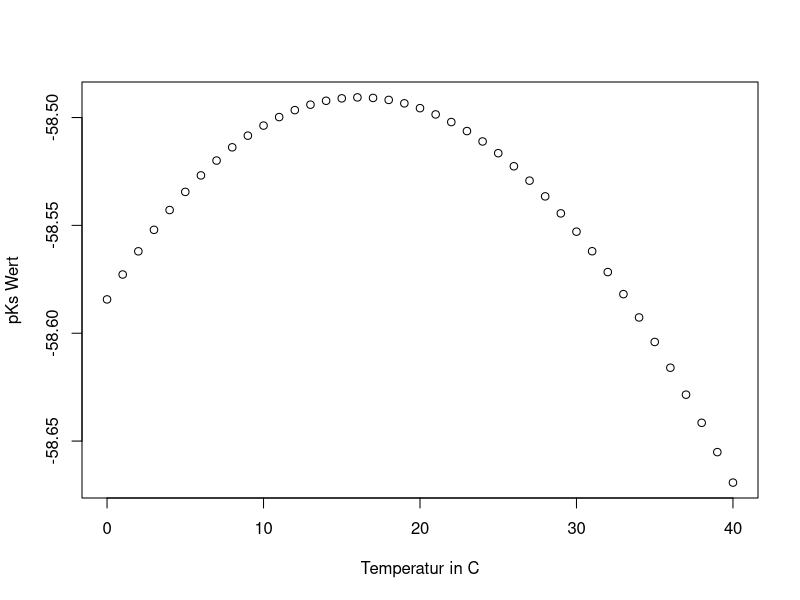
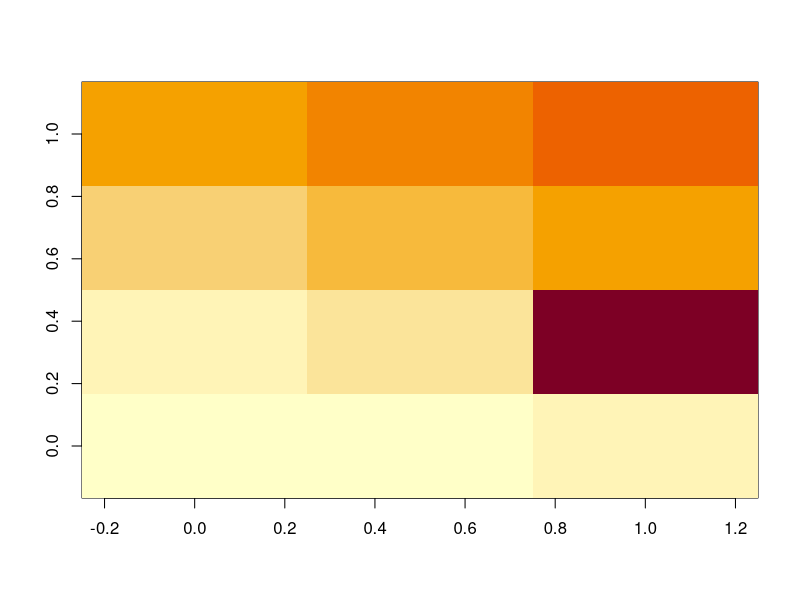
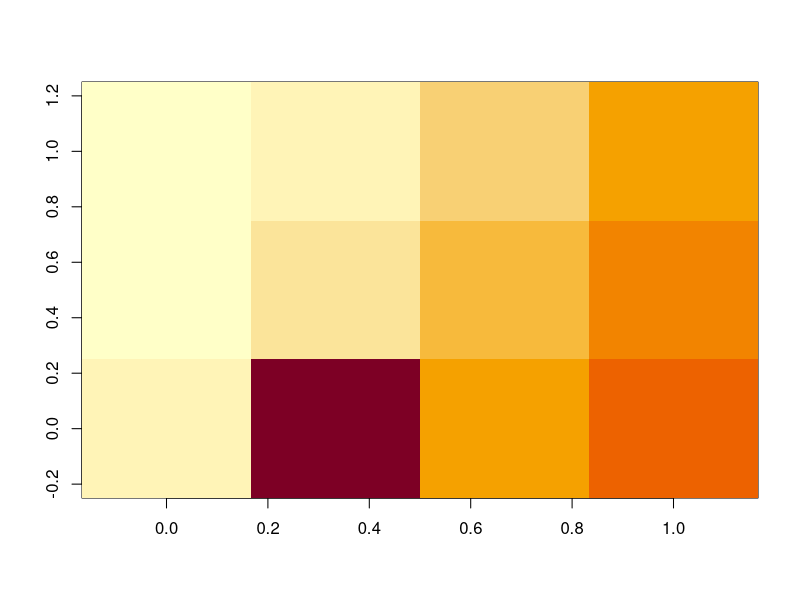

Write the R code that produced these figures, in order.
(1/3 * (-31.33)) - (5/3 * log10(88^-4)) - (4/3 * 7.57)
#Berechung des Gleichgewichtes nach: Ksp = (Ca2+)^5 * (PO43-) * OH-
#Umstellung der Gleichung: log(P) = 10 log(Ca) * 2log(OH-)/Ksp)/6
##
P_oh1 <- function(oh, ca, temp_oh){
  erg_oh1 <- ((10 * log10(ca)) + (2*log10(oh)) + temp_oh)/6 
  return(erg_oh1)
}
#Temperaturabhängigkeit nach McDowell et.al
#Bezogen auf folgende Gleichung: Ksp = (Ca2+)^5 * (PO43-) * OH-
#logKs = -8219.41/Temperatur - 1.6657 - 0.098215 * Temperatur
Ks_temp <- function(temp_P){
  temp_P <- 273.15 + temp_P #Grad Celsius in Kelvin umrechenen
  temp_erg <- -8219.41 / temp_P - 1.6657 - 0.098215 * temp_P
  return(temp_erg)
}
temp_beisp <- seq(0, 40, 1)
plot(temp_beisp, Ks_temp(temp_beisp), ylab="pKs Wert", xlab="Temperatur in C")

#Rotationsmatrix
matx <- matrix(1:12, 3, 4)
matx[3,2] <- 19
matx
image(matx)
rotate <- function(x) t(apply(x, 2, rev))
imag <- function(m){
  imag
}
image(rotate(matx))
#Lösungsgleichgewicht errechenen von Hydrogenphosphat:
#Funktion der Spezies in Abhängigkeit von der Aktivität, Temperatur und Anfangskonzentration von CaHPO4 
